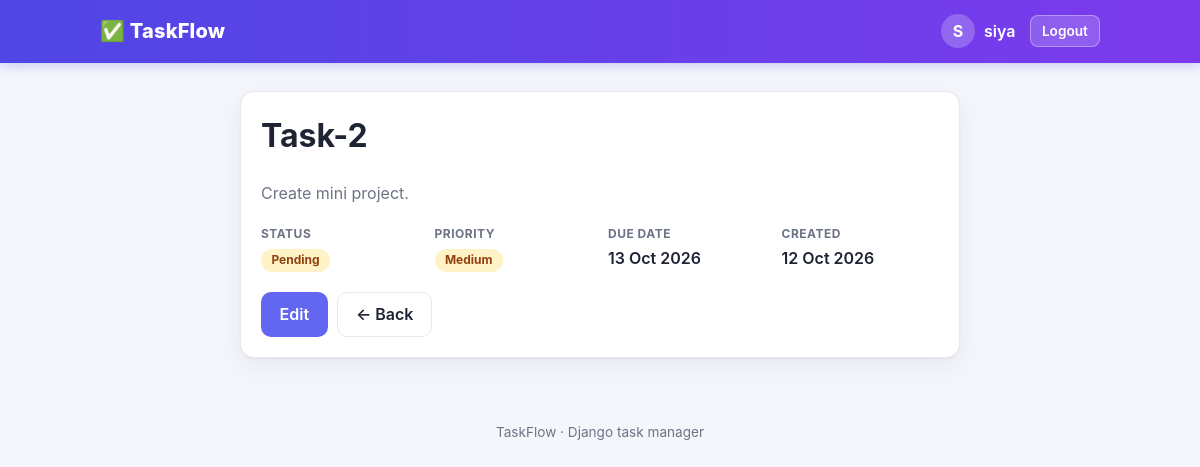
The page /task/2/ (signed in) on the database its author committed.
### tasks/models.py (models this page shows, shortened)
class Task(models.Model):
    STATUS_CHOICES = [
        ('pending', 'Pending'),
        ('in_progress', 'In Progress'),
        ('completed', 'Completed'),
    ]
    PRIORITY_CHOICES = [
        (1, 'Low'),
        (2, 'Medium'),
        (3, 'High'),
    ]
    user = models.ForeignKey(
        settings.AUTH_USER_MODEL,
        on_delete=models.CASCADE,
        related_name='tasks',
    )
    title = models.CharField(max_length=200)
    description = models.TextField(blank=True)
    status = models.CharField(max_length=20, choices=STATUS_CHOICES, default='pending')
    priority = models.IntegerField(choices=PRIORITY_CHOICES, default=2)
    due_date = models.DateField()
    created_at = models.DateTimeField(auto_now_add=True)
    class Meta:
        ordering = ['due_date']

### tasks/views.py (the view)
# urls.py: path('task/<int:pk>/', views.task_detail, name='task_detail'),
@login_required
def task_detail(request, pk):
    task = _get_own_task(request, pk)
    return render(request, 'tasks/task_detail.html', {'task': task, 'today': timezone.localdate()})

### tasks/views.py (called while the page is built)
def _get_own_task(request, pk):
    try:
        return Task.objects.get(pk=pk, user=request.user)
    except Task.DoesNotExist:
        raise Http404('Task not found')

### tasks/templates/tasks/task_detail.html (shortened to what this page needs)
{% extends 'base.html' %}
{% block content %}
<div class="card form-card" style="max-width:720px">
  <h1 style="margin-top:0">{{ task.title }}</h1>
  <p class="muted">{{ task.description|default:"No description provided." }}</p>
  <div class="detail-grid">
    <div><div class="k">Status</div><div class="v"><span class="badge b-{{ task.status }}">{{ task.get_status_display }}</span></div></div>
    <div><div class="k">Priority</div><div class="v"><span class="badge b-p{{ task.priority }}">{{ task.get_priority_display }}</span></div></div>
    <div><div class="k">Due date</div><div class="v">{{ task.due_date|date:"d M Y" }}
      {% if task.due_date < today and task.status != 'completed' %}<span class="badge b-overdue">Overdue</span>{% endif %}</div></div>
    <div><div class="k">Created</div><div class="v">{{ task.created_at|date:"d M Y" }}</div></div>
  </div>
  <div class="form-actions">
    <a class="btn" href="{% url 'task_update' task.pk %}">Edit</a>
    <a class="btn btn-ghost" href="{% url 'task_list' %}">← Back</a>
  </div>
</div>
{% endblock %}

### templates/base.html (shortened to what this page needs)
{% load static %}
<!DOCTYPE html>
<html lang="en">
<head>
  <link rel="stylesheet" href="{% static 'tasks/style.css' %}">
</head>
<body>
  <header class="navbar">
    <div class="inner">
      <a class="brand" href="{% url 'task_list' %}">✅ TaskFlow</a>
      <div class="nav-right">
        {% if user.is_authenticated %}
          <span class="nav-user"><span class="avatar">{{ user.username|slice:":1" }}</span>{{ user.username }}</span>
          <form action="{% url 'logout' %}" method="post" style="margin:0">
            {% csrf_token %}<button class="btn btn-light btn-sm">Logout</button>
          </form>
        {% else %}
          <a class="nav-link" href="{% url 'login' %}">Login</a>
          <a class="btn btn-light btn-sm" href="{% url 'register' %}">Sign up</a>
        {% endif %}
      </div>
    </div>
  </header>
  <main class="container">
    {% block content %}{% endblock %}
  </main>
  <footer>TaskFlow · Django task manager</footer>
</body>
</html>

### tasks/static/tasks/style.css (style rules this page uses)
:root { --bg:#f4f6fb; --card:#fff; --text:#1e2433; --muted:#6b7385; --border:#e5e8f0; --primary:#6366f1; --primary-dark:#4f46e5; --danger:#ef4444; --success:#10b981; --warning:#f59e0b; --info:#3b82f6; --radius:14px; --shadow:0 1px 2px rgba(16,24,40,.05),0 8px 24px rgba(16,24,40,.06); }
* { box-sizing:border-box }
body { margin:0;font-family:Inter,"Segoe UI",system-ui,-apple-system,Roboto,sans-serif;background:var(--bg);color:var(--text);line-height:1.5 }
a { color:var(--primary);text-decoration:none }
.navbar { background:linear-gradient(90deg,#4f46e5,#7c3aed);color:#fff;box-shadow:0 2px 12px rgba(79,70,229,.3) }
.navbar .inner { max-width:1040px;margin:0 auto;padding:.9rem 1.25rem;display:flex;justify-content:space-between;align-items:center }
.brand { font-weight:800;font-size:1.25rem;color:#fff;letter-spacing:.2px }
.nav-right { display:flex;align-items:center;gap:.9rem }
.avatar { width:34px;height:34px;border-radius:50%;background:rgba(255,255,255,.22);display:inline-flex;align-items:center;justify-content:center;font-weight:700;text-transform:uppercase }
.nav-user { display:flex;align-items:center;gap:.55rem;font-weight:600 }
.container { max-width:1040px;margin:0 auto;padding:1.75rem 1.25rem 3rem }
.btn { display:inline-flex;align-items:center;gap:.4rem;padding:.6rem 1.1rem;border-radius:10px;border:1px solid transparent;font:inherit;font-weight:600;cursor:pointer;background:var(--primary);color:#fff;transition:.15s }
.btn-light { background:rgba(255,255,255,.18);color:#fff;border-color:rgba(255,255,255,.35) }
.btn-ghost { background:#fff;color:var(--text);border-color:var(--border) }
.btn-sm { padding:.3rem .7rem;font-size:.85rem;border-radius:8px }
.muted { color:var(--muted) }
.card { background:var(--card);border:1px solid var(--border);border-radius:var(--radius);box-shadow:var(--shadow);padding:1.25rem }
.badge { display:inline-block;padding:.15rem .65rem;border-radius:999px;font-size:.75rem;font-weight:700 }
.b-pending { background:#fef3c7;color:#92400e }
.b-p2 { background:#fef3c7;color:#92400e }
.form-card { max-width:560px;margin:0 auto }
.form-actions { display:flex;gap:.6rem;margin-top:1.25rem }
.detail-grid { display:grid;grid-template-columns:repeat(auto-fit,minmax(150px,1fr));gap:1rem;margin:1.25rem 0 }
.detail-grid .k { font-size:.75rem;text-transform:uppercase;letter-spacing:.5px;color:var(--muted);font-weight:700 }
.detail-grid .v { font-weight:600;margin-top:.2rem }
footer { text-align:center;color:var(--muted);font-size:.85rem;padding:1rem }

### rows shown on the page
Task: title "Task-2", description "Create mini project.", status "Pending", priority "Medium", due_date "13 Oct 2026", created_at "12 Oct 2026"

### other values the page prints
{{ user.username|slice:":1" }} "S"
{{ user.username }} "siya"
